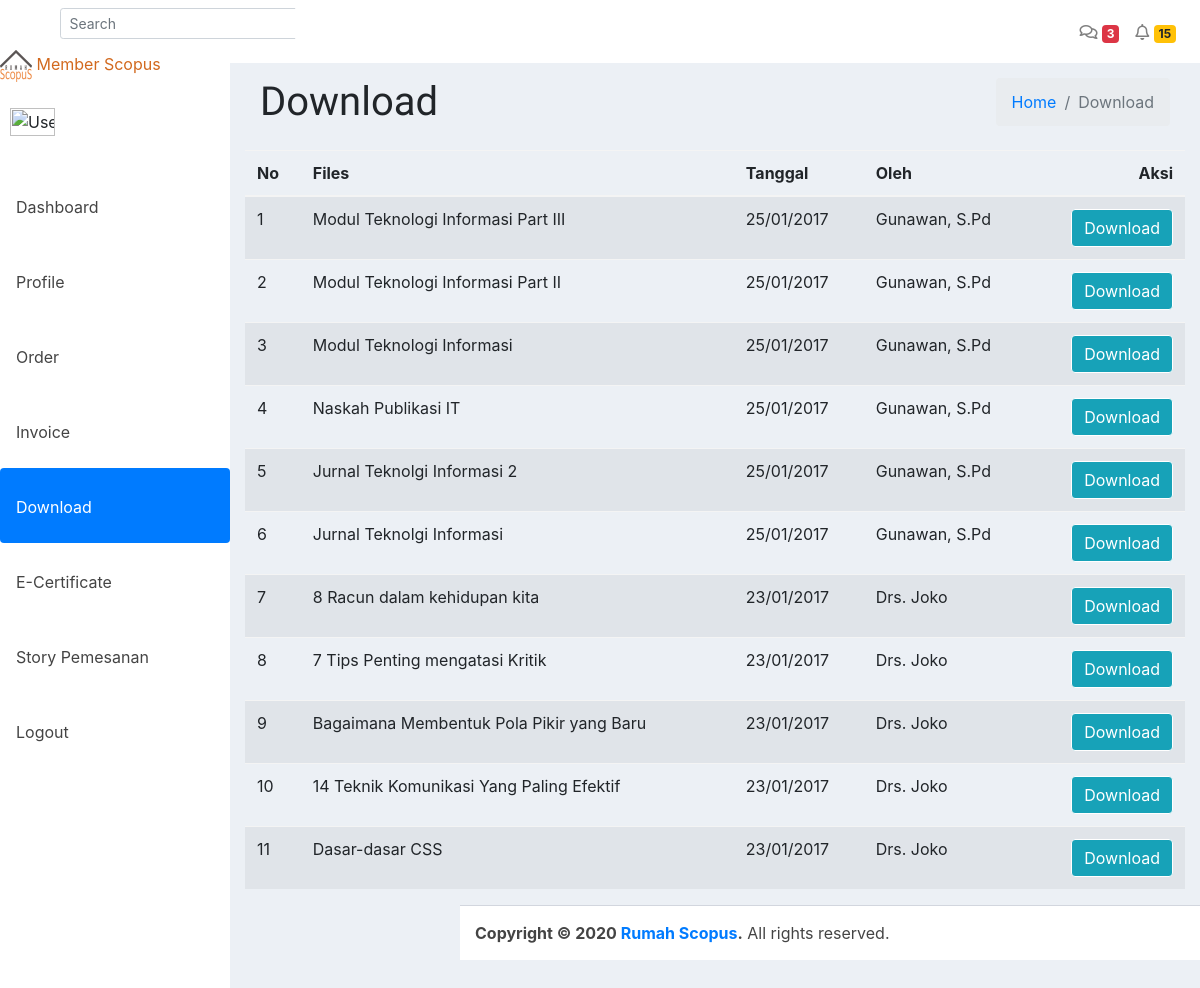
/index.php/member/ambil, run on the app's committed database.
### tables this page shows
CREATE TABLE `tbl_files` (
  `file_id` int(11) NOT NULL,
  `file_judul` varchar(120) DEFAULT NULL,
  `file_deskripsi` text DEFAULT NULL,
  `file_tanggal` timestamp NULL DEFAULT current_timestamp(),
  `file_oleh` varchar(60) DEFAULT NULL,
  `file_download` int(11) DEFAULT 0,
  `file_data` varchar(120) DEFAULT NULL
);

CREATE TABLE `tbl_menu_member` (
  `id` int(11) NOT NULL,
  `title` varchar(128) NOT NULL,
  `url` varchar(128) NOT NULL,
  `icon` varchar(128) NOT NULL
);

### application/controllers/member/Ambil.php (called while the page is built, shortened)
<?php
class Ambil extends CI_Controller
{
    function __construct()
    {
        $this->load->model('m_files');
        $this->load->helper('download');
        $this->load->model('m_pengunjung');
    }
    function index()
    {
        $x['user'] = $this->db->get_where('tbl_member', ['email' => $this->session->userdata('email')])->row_array();
        $x['data'] = $this->m_files->get_all_files();
        $x['title'] = 'Download';
        $this->load->view('member/ambil', $x);
        $this->load->view('member/template/navbar', $x);
        $this->load->view('member/template/footer', $x);
        $this->load->view('member/template/head', $x);
        $this->load->view('member/template/print', $x);
    }
}

### index.php (called while the page is built, shortened)
<?php
require_once BASEPATH.'core/CodeIgniter.php';

### application/models/M_files.php (called while the page is built, shortened)
<?php
class M_files extends CI_Model{
	function get_all_files(){
		$hsl=$this->db->query("SELECT file_id,file_judul,file_deskripsi,DATE_FORMAT(file_tanggal,'%d/%m/%Y') AS tanggal,file_oleh,file_download,file_data FROM tbl_files ORDER BY file_id DESC");
		return $hsl;
	}
}

### application/views/member/ambil.php (the view, shortened to what this page needs)
<body class="hold-transition sidebar-mini layout-fixed layout-navbar-fixed layout-footer-fixed">
    <div class="wrapper">
        <nav class="main-header navbar navbar-expand navbar-white navbar-light">
            <ul class="navbar-nav">
                <li class="nav-item">
                    <a class="nav-link" data-widget="pushmenu" href="#" role="button"><i class="fas fa-bars"></i></a>
                </li>
            </ul>
            <form class="form-inline ml-3">
                <div class="input-group input-group-sm">
                    <input class="form-control form-control-navbar" type="search" placeholder="Search" aria-label="Search">
                    <div class="input-group-append">
                        <button class="btn btn-navbar" type="submit">
                            <i class="fas fa-search"></i>
                        </button>
                    </div>
                </div>
            </form>
            <ul class="navbar-nav ml-auto">
                <li class="nav-item dropdown">
                    <a class="nav-link" data-toggle="dropdown" href="#">
                        <i class="far fa-comments"></i>
                        <span class="badge badge-danger navbar-badge">3</span>
                    </a>
                </li>
                <li class="nav-item dropdown">
                    <a class="nav-link" data-toggle="dropdown" href="#">
                        <i class="far fa-bell"></i>
                        <span class="badge badge-warning navbar-badge">15</span>
                    </a>
                </li>
            </ul>
        </nav>
        <div class="content-wrapper">
            <section class="content-header">
                <div class="container-fluid">
                    <div class="row mb-2">
                        <div class="col-sm-6">
                            <h1>Download</h1>
                        </div>
                        <div class="col-sm-6">
                            <ol class="breadcrumb float-sm-right">
                                <li class="breadcrumb-item"><a href="#">Home</a></li>
                                <li class="breadcrumb-item active">Download</li>
                            </ol>
                        </div>
                    </div>
                </div>
            </section>
            <section class="contact">
                <div class="container">
                    <div class="row">
                        <div class="col-md-12">
                            <div class="table-responsive">
                                <table class="table table-striped" id="display">
                                    <thead>
                                        <tr>
                                            <th>No</th>
                                            <th>Files</th>
                                            <th>Tanggal</th>
                                            <th>Oleh</th>
                                            <th style="text-align:right;">Aksi</th>
                                        </tr>
                                    </thead>
                                    <tbody>
                                        <?php
                                        $no = 1;
                                        foreach ($data->result() as $row) :
                                        ?>
                                            <tr>
                                                <td><?php echo $no++; ?></td>
                                                <td><?php echo $row->file_judul; ?></td>
                                                <td><?php echo $row->tanggal; ?></td>
                                                <td><?php echo $row->file_oleh; ?></td>
                                                <td style="text-align:right;"><a href="<?php echo site_url('download/get_file/' . $row->file_id); ?>" class="btn btn-info">Download</a></td>
                                            </tr>
                                        <?php endforeach; ?>
                                    </tbody>
                                </table>
                            </div>
                        </div>
                    </div>
                </div>
            </section>

### application/views/member/template/navbar.php (shortened to what this page needs)
<aside class="main-sidebar sidebar-dark-primary elevation-4">
    <a href="#" class="brand-link">
        <img src="<?php echo base_url() . 'theme/images/logo/favicon-32x32.png' ?>" alt="AdminLTE Logo" class="brand-image img-circle elevation-3" style="opacity: .8">
        <span class="brand-text font-weight-light" style="color:#D2691E ;"><strong>Member Scopus</strong></span>
    </a>
    <div class="sidebar">
        <div class="user-panel mt-3 pb-3 mb-3 d-flex">
            <div class="image">
                <img src="<?php echo base_url('assets/images/') . $user['foto'] ?>" class="img-circle elevation-2" alt="User Image">
            </div>
            <div class="info">
            </div>
        </div>
        <nav class="mt-2">
            <?php
            $queryMenu = "SELECT * FROM tbl_menu_member";
            $menu = $this->db->query($queryMenu)->result_array();
            ?>
            <ul class="nav nav-pills nav-sidebar flex-column" data-widget="treeview" role="menu" data-accordion="false">
                <?php foreach ($menu as $m) : ?>
                    <li class="nav-item has-treeview">
                        <?php if ($title == $m['title']) : ?>
                            <a href="<?= base_url() . $m['url'] ?>" class="nav-link active">
                            <?php else : ?>
                                <a href="<?= base_url() . $m['url'] ?>" class="nav-link">
                                <?php endif; ?>
                                <i class="<?= base_url() . $m['icon'] ?>"></i>
                                <p>
                                    <?= $m['title'] ?>
                                </p>
                                </a>
                    </li>
                <?php endforeach; ?>
            </ul>
        </nav>
    </div>
</aside>

### application/views/member/template/head.php (style rules this page uses)
.btn { border: 1px solid #fff; }

### data on the page
tbl_files: file_judul "Modul Teknologi Informasi Part III", tanggal "25/01/2017", file_oleh "Gunawan, S.Pd"
tbl_files: file_judul "Modul Teknologi Informasi Part II", tanggal "25/01/2017", file_oleh "Gunawan, S.Pd"
tbl_files: file_judul "Modul Teknologi Informasi", tanggal "25/01/2017", file_oleh "Gunawan, S.Pd"
tbl_files: file_judul "Naskah Publikasi IT", tanggal "25/01/2017", file_oleh "Gunawan, S.Pd"
tbl_files: file_judul "Jurnal Teknolgi Informasi 2", tanggal "25/01/2017", file_oleh "Gunawan, S.Pd"
tbl_files: file_judul "Jurnal Teknolgi Informasi", tanggal "25/01/2017", file_oleh "Gunawan, S.Pd"
tbl_files: file_judul "8 Racun dalam kehidupan kita", tanggal "23/01/2017", file_oleh "Drs. Joko"
tbl_files: file_judul "7 Tips Penting mengatasi Kritik", tanggal "23/01/2017", file_oleh "Drs. Joko"
tbl_files: file_judul "Bagaimana Membentuk Pola Pikir yang Baru", tanggal "23/01/2017", file_oleh "Drs. Joko"
tbl_files: file_judul "14 Teknik Komunikasi Yang Paling Efektif", tanggal "23/01/2017", file_oleh "Drs. Joko"
tbl_files: file_judul "Dasar-dasar CSS", tanggal "23/01/2017", file_oleh "Drs. Joko"
tbl_menu_member: title "Dashboard"
tbl_menu_member: title "Profile"
tbl_menu_member: title "Order"
tbl_menu_member: title "Invoice"
tbl_menu_member: title "Download"
tbl_menu_member: title "E-Certificate"
tbl_menu_member: title "Story Pemesanan"
tbl_menu_member: title "Logout"
